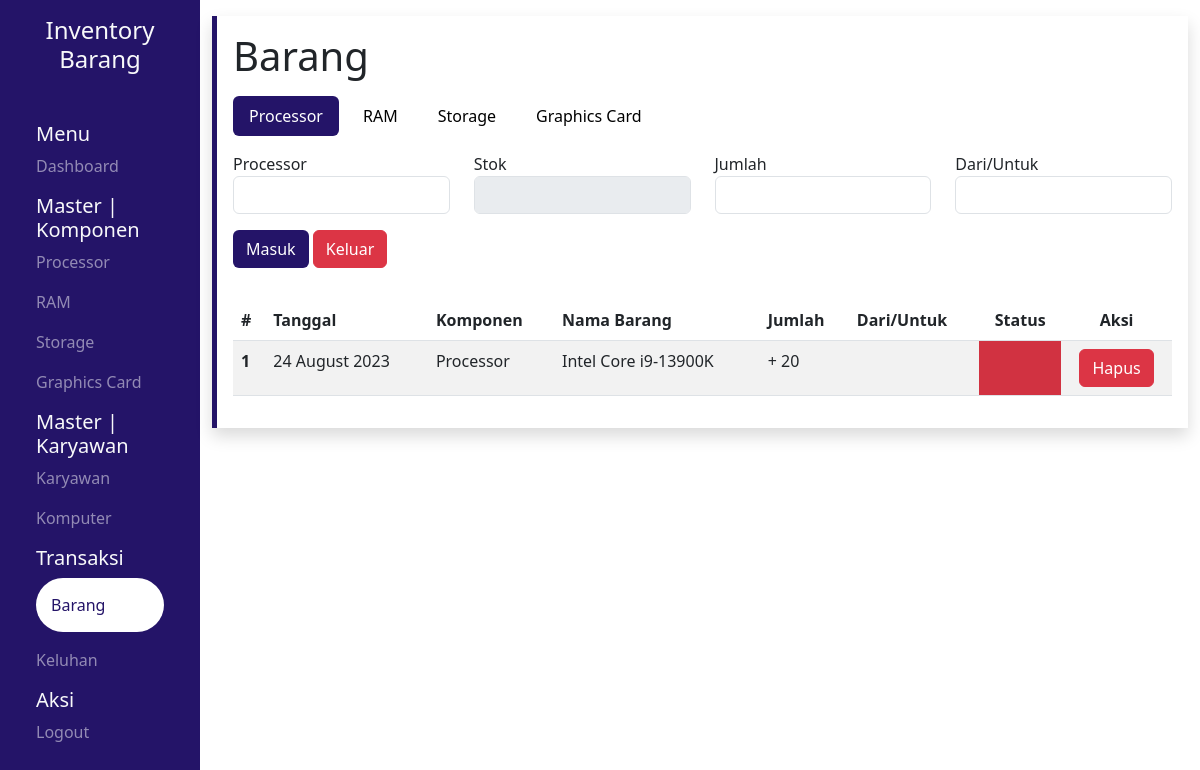
The app's page /pages/barang/index.php (signed in), older data.
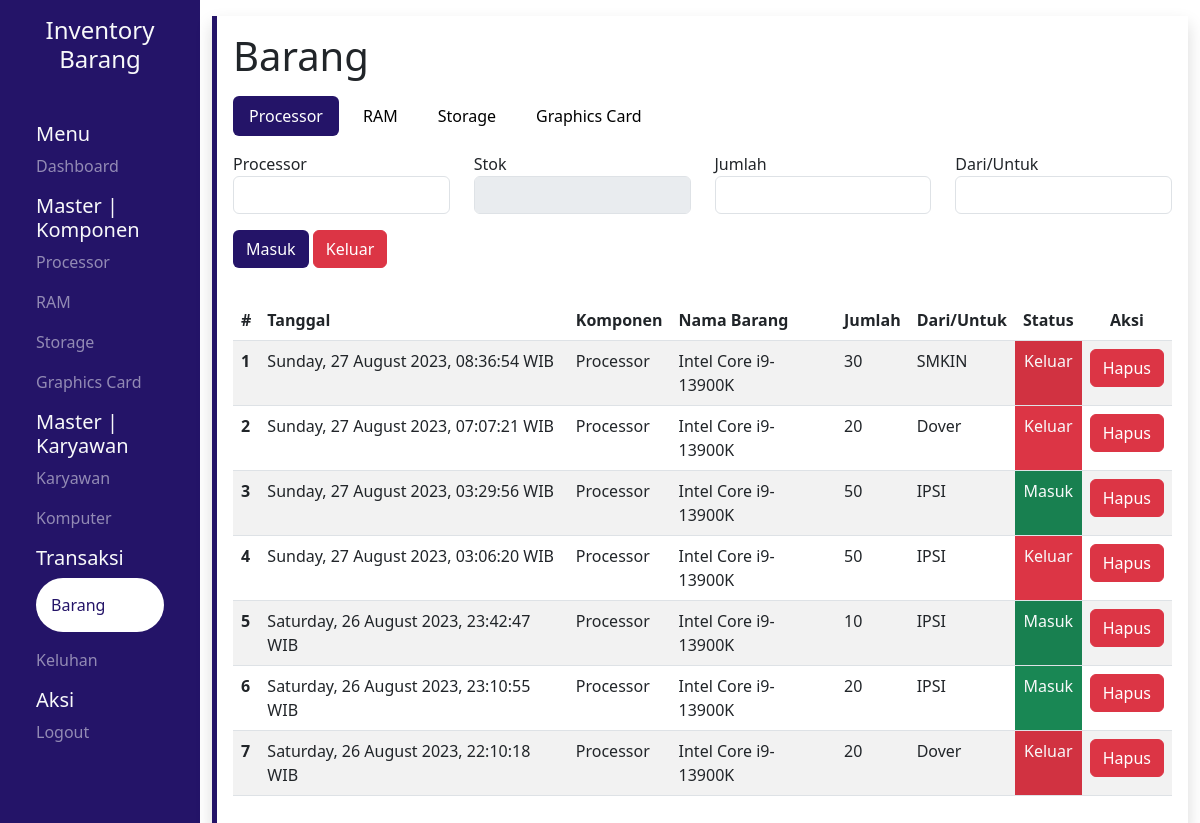
The same page, newer data.
### tables this page shows
CREATE TABLE `barang` (
  `id` int(11) NOT NULL,
  `tanggal` varchar(50) NOT NULL,
  `komponen` varchar(25) NOT NULL,
  `nama_komponen` varchar(25) NOT NULL,
  `jumlah` int(11) NOT NULL,
  `perusahaan` varchar(25) NOT NULL,
  `status` varchar(25) NOT NULL
);

### pages/barang/index.php (the view, shortened to what the changed rows need)
<?php
include "../src/config/connect.php";
$query_barang = "SELECT * FROM barang ORDER BY tanggal DESC";
$result_barang = mysqli_query($conn, $query_barang);
?>
<!DOCTYPE html>
<html lang="en">
<head>
    <link rel="stylesheet" href="../src/css/global.css">
    <?php include '../src/library/bootstrap.php' ?>
    <?php include '../src/library/datatables.php' ?>
    <?php include '../src/library/sweetalert.php' ?>
</head>
<body>
    <div class="container-fluid">
        <div class="row vh-100">
            <section class="col-md-10 content">
                <div class="wrapper shadow p-3 my-3 left">
                    <h1>Barang</h1>
                    <table id="myTable" class="table table-striped display">
                        <thead>
                            <tr>
                                <th scope="col">#</th>
                                <th scope="col">Tanggal</th>
                                <th scope="col">Komponen</th>
                                <th scope="col">Nama Barang</th>
                                <th scope="col">Jumlah</th>
                                <th scope="col">Dari/Untuk</th>
                                <th class="text-center" scope="col">Status</th>
                                <th scope="col" class="text-center">Aksi</th>
                            </tr>
                        </thead>
                        <tbody>
                            <?php $no = 1 ?>
                            <?php while ($result = mysqli_fetch_array($result_barang)) : ?>
                                <tr>
                                    <th scope="row"><?= $no++ ?></th>
                                    <td><?= $result["tanggal"] ?></td>
                                    <td><?= $result["komponen"] ?></td>
                                    <td><?= $result["nama_komponen"] ?></td>
                                    <td><?= $result['jumlah'] ?></td>
                                    <td><?= $result['perusahaan'] ?></td>
                                    <td class="<?php echo ($result['status'] === 'Masuk') ? 'bg-success text-light text-center' : 'bg-danger text-light text-center'; ?>">
                                        <?php echo $result['status']; ?>
                                    </td>
                                    <td>
                                        <div class="text-center">
                                            <a href="delete.php?id=<?= $result['id'] ?>" id="btn-del" class="btn btn-danger">Hapus</a>
                                        </div>
                                    </td>
                                </tr>
                            <?php endwhile; ?>
                        </tbody>
                    </table>
                </div>
            </section>
        </div>
    </div>
</body>
</html>

Row changes from the older to the newer data that the page shows:
removed barang: tanggal "24 August 2023", komponen "Processor", nama_komponen "Intel Core i9-13900K", jumlah "+ 20"
added barang: tanggal "Sunday, 27 August 2023, 08:36:54 WIB", komponen "Processor", nama_komponen "Intel Core i9-13900K", jumlah "30", perusahaan "SMKIN", status "Keluar"
added barang: tanggal "Sunday, 27 August 2023, 07:07:21 WIB", komponen "Processor", nama_komponen "Intel Core i9-13900K", jumlah "20", perusahaan "Dover", status "Keluar"
added barang: tanggal "Sunday, 27 August 2023, 03:29:56 WIB", komponen "Processor", nama_komponen "Intel Core i9-13900K", jumlah "50", perusahaan "IPSI", status "Masuk"
added barang: tanggal "Sunday, 27 August 2023, 03:06:20 WIB", komponen "Processor", nama_komponen "Intel Core i9-13900K", jumlah "50", perusahaan "IPSI", status "Keluar"
added barang: tanggal "Saturday, 26 August 2023, 23:42:47 WIB", komponen "Processor", nama_komponen "Intel Core i9-13900K", jumlah "10", perusahaan "IPSI", status "Masuk"
added barang: tanggal "Saturday, 26 August 2023, 23:10:55 WIB", komponen "Processor", nama_komponen "Intel Core i9-13900K", jumlah "20", perusahaan "IPSI", status "Masuk"
added barang: tanggal "Saturday, 26 August 2023, 22:10:18 WIB", komponen "Processor", nama_komponen "Intel Core i9-13900K", jumlah "20", perusahaan "Dover", status "Keluar"
